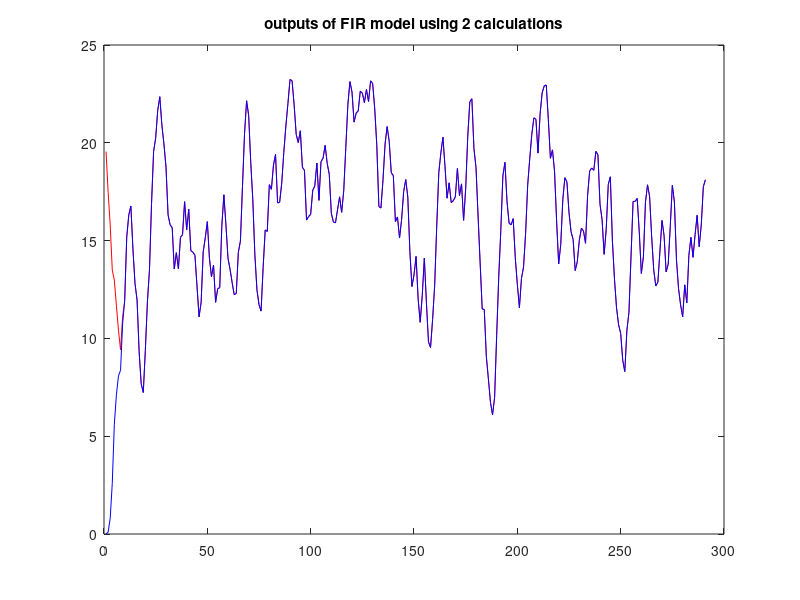

This figure's MATLAB source:
clear;clc;

% coefficent of FIR filter 
cof = [0 1 3 7 6 5 4 3 2 1];
% random input 
u = rand(300, 1);

y1 = [];
for i = 10:length(u)
    o = cof * flipud(u(i-9:i));
    y1 = [y1 o];
end


% Using state space to calculate the output 
[A, B, C, D] = tf2ss(cof, [1, zeros(1, 9)]);

x0 = zeros(9, 1);
x = [x0];
y2 = [];
for i = 10:length(u)
    xt = x(:, end);
    ut = u(i);
    xt1 = A * xt + B * ut;
    x = [x xt1];
    o = C * xt + D * ut;
    y2 = [y2 o];
end

% or you can simply use 2 lines below to calculate the output
% y1 = lsim(tf(cof,1,1,'variable','z^-1'),u(10:end));
% y2 = lsim(ss(A,B,C,D,1),u(10:end));

figure();
plot(y1, 'r');
hold on;
plot(y2, 'b');
title("outputs of FIR model using 2 calculations");

